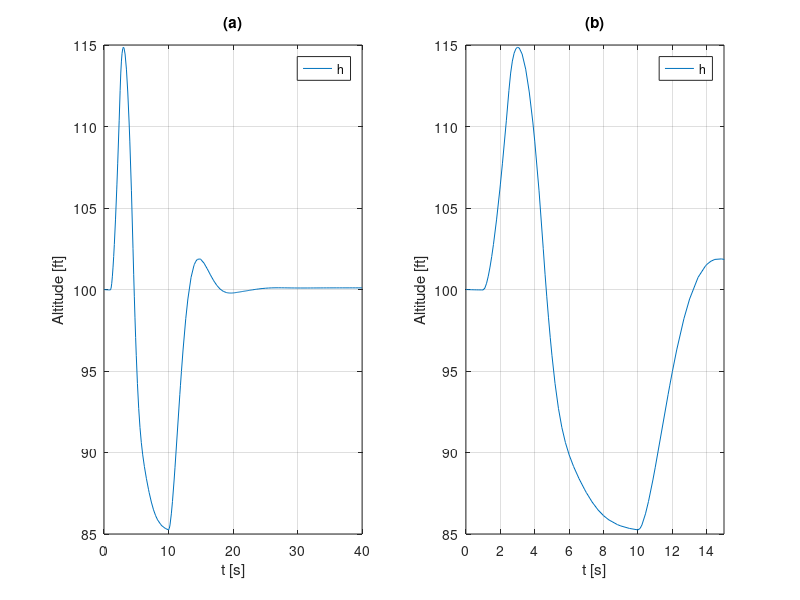
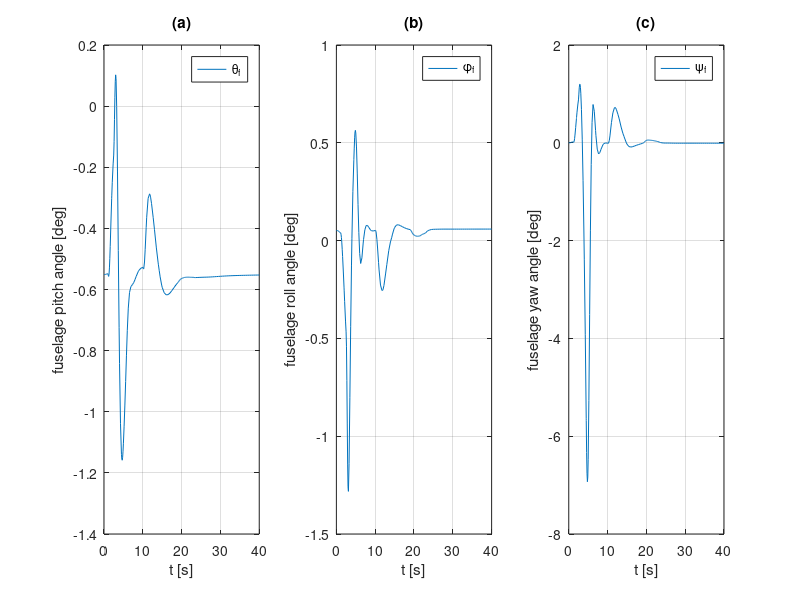
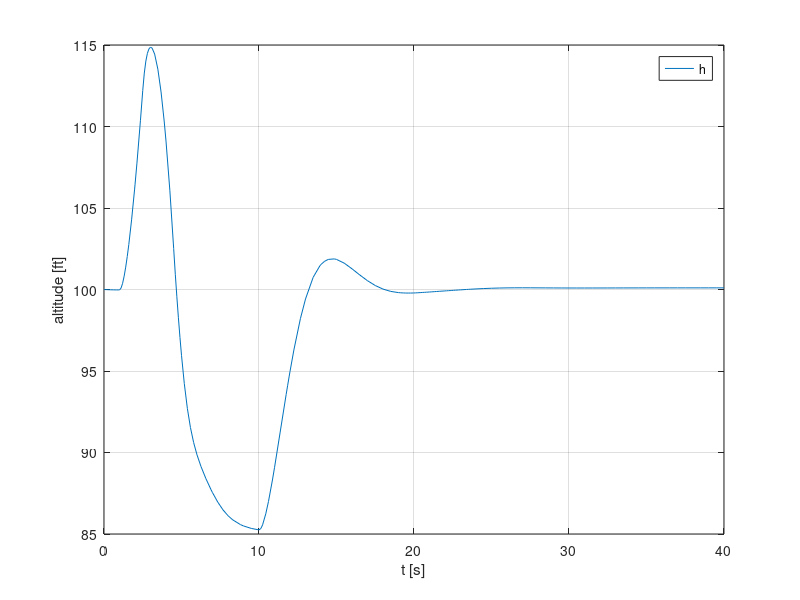
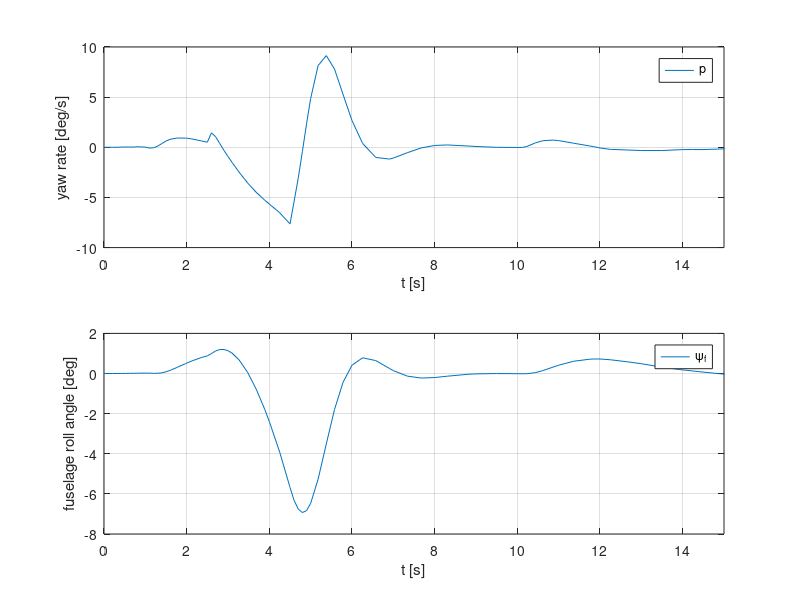

These figures' MATLAB source, in order:
% M-file for outputting the dynamic response of the coaxial helicopter to a 
% disturbance of the collective pitch

% Made by John Campfens (1296434)
% Delft University of Technology, February 2008

clear all
close all
clc

load collectiveresponse

ft2m    = 0.3048;
m2ft    = 1/ft2m;
kts2ms  = 1852/3600;
deg2rad = pi/180;
rad2deg = 180/pi;

figure(1)
subplot(1,2,1)
plot(t,-x(:,12)*m2ft)
legend('h')
xlabel('t [s]')
ylabel('Altitude [ft]')
title('(a)')
grid on
subplot(1,2,2)
plot(t,-x(:,12)*m2ft)
legend('h')
xlabel('t [s]')
ylabel('Altitude [ft]')
xlim([0 15])
title('(b)')
grid on

figure(2)
subplot(1,3,1)
plot(t,x(:,8)*rad2deg)
legend('\theta_f')
xlabel('t [s]')
ylabel('fuselage pitch angle [deg]')
grid on
title('(a)')
subplot(1,3,2)
plot(t,x(:,9)*rad2deg)
legend('\phi_f')
xlabel('t [s]')
ylabel('fuselage roll angle [deg]')
grid on
title('(b)')
subplot(1,3,3)
plot(t,x(:,7)*rad2deg)
legend('\psi_f')
xlabel('t [s]')
ylabel('fuselage yaw angle [deg]')
grid on
title('(c)')


figure(3)
plot(t,-x(:,12)*1/ft2m)
legend('h')
xlabel('t [s]')
ylabel('altitude [ft]')
grid on

figure(4)
subplot(2,1,1)
plot(t,x(:,6)*rad2deg)
legend('p')
xlabel('t [s]')
ylabel('yaw rate [deg/s]')
grid on
xlim([0 15])
subplot(2,1,2)
plot(t,x(:,7)*rad2deg)
legend('\psi_f')
xlabel('t [s]')
ylabel('fuselage roll angle [deg]')
grid on
xlim([0 15])

figure(5)
subplot(1,2,1)
plot(t,y(:,1)*rad2deg,t,y(:,2)*rad2deg,t,y(:,1)*rad2deg+y(:,2)*rad2deg)
legend('\theta_0_u','\theta_0_l','\theta_0_u+\theta_0_l')
xlabel('t [s]')
ylabel('Collective pitch angles [deg]')
title('(a)')
%xlim([0 15])
grid on
subplot(1,2,2)
plot(t,y(:,3)*rad2deg,t,y(:,4)*rad2deg)
legend('\theta_1_s','\theta_1_c')
xlabel('t [s]')
ylabel('Cyclic pitch angles [deg]')
title('(b)')
grid on






